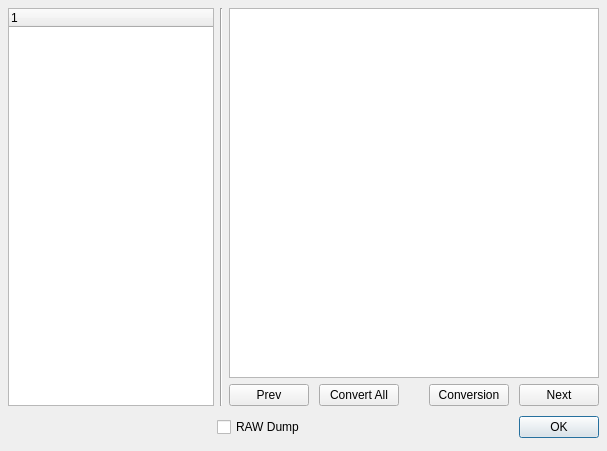
<ui version="4.0" >
 <class>DcmWidget</class>
 <widget class="QDialog" name="DcmWidget" >
  <property name="geometry" >
   <rect>
    <x>0</x>
    <y>0</y>
    <width>607</width>
    <height>451</height>
   </rect>
  </property>
  <property name="windowTitle" >
   <string>Dialog</string>
  </property>
  <layout class="QGridLayout" >
   <property name="margin" >
    <number>8</number>
   </property>
   <property name="spacing" >
    <number>6</number>
   </property>
   <item row="1" column="0" >
    <layout class="QHBoxLayout" >
     <property name="margin" >
      <number>0</number>
     </property>
     <property name="spacing" >
      <number>6</number>
     </property>
     <item>
      <spacer>
       <property name="orientation" >
        <enum>Qt::Horizontal</enum>
       </property>
       <property name="sizeHint" >
        <size>
         <width>40</width>
         <height>20</height>
        </size>
       </property>
      </spacer>
     </item>
     <item>
      <widget class="QCheckBox" name="rawdump" >
       <property name="text" >
        <string>RAW Dump</string>
       </property>
      </widget>
     </item>
     <item>
      <spacer>
       <property name="orientation" >
        <enum>Qt::Horizontal</enum>
       </property>
       <property name="sizeHint" >
        <size>
         <width>131</width>
         <height>31</height>
        </size>
       </property>
      </spacer>
     </item>
     <item>
      <widget class="QPushButton" name="okButton" >
       <property name="text" >
        <string>OK</string>
       </property>
      </widget>
     </item>
    </layout>
   </item>
   <item row="0" column="0" >
    <layout class="QHBoxLayout" >
     <property name="margin" >
      <number>0</number>
     </property>
     <property name="spacing" >
      <number>6</number>
     </property>
     <item>
      <widget class="QTreeWidget" name="listWidget" />
     </item>
     <item>
      <widget class="Line" name="line" >
       <property name="orientation" >
        <enum>Qt::Vertical</enum>
       </property>
      </widget>
     </item>
     <item>
      <layout class="QVBoxLayout" >
       <property name="margin" >
        <number>0</number>
       </property>
       <property name="spacing" >
        <number>6</number>
       </property>
       <item>
        <widget class="QGraphicsView" name="graphicsView" />
       </item>
       <item>
        <layout class="QHBoxLayout" >
         <property name="margin" >
          <number>0</number>
         </property>
         <property name="spacing" >
          <number>6</number>
         </property>
         <item>
          <widget class="QPushButton" name="prev" >
           <property name="text" >
            <string>Prev</string>
           </property>
          </widget>
         </item>
         <item>
          <spacer>
           <property name="orientation" >
            <enum>Qt::Horizontal</enum>
           </property>
           <property name="sizeHint" >
            <size>
             <width>21</width>
             <height>20</height>
            </size>
           </property>
          </spacer>
         </item>
         <item>
          <widget class="QPushButton" name="convertAll" >
           <property name="text" >
            <string>Convert All</string>
           </property>
          </widget>
         </item>
         <item>
          <spacer>
           <property name="orientation" >
            <enum>Qt::Horizontal</enum>
           </property>
           <property name="sizeHint" >
            <size>
             <width>40</width>
             <height>20</height>
            </size>
           </property>
          </spacer>
         </item>
         <item>
          <widget class="QPushButton" name="toImlib" >
           <property name="text" >
            <string>Conversion</string>
           </property>
          </widget>
         </item>
         <item>
          <spacer>
           <property name="orientation" >
            <enum>Qt::Horizontal</enum>
           </property>
           <property name="sizeHint" >
            <size>
             <width>21</width>
             <height>20</height>
            </size>
           </property>
          </spacer>
         </item>
         <item>
          <widget class="QPushButton" name="next" >
           <property name="text" >
            <string>Next</string>
           </property>
          </widget>
         </item>
        </layout>
       </item>
      </layout>
     </item>
    </layout>
   </item>
  </layout>
  <widget class="QWidget" name="widget" >
   <property name="geometry" >
    <rect>
     <x>9</x>
     <y>9</y>
     <width>588</width>
     <height>385</height>
    </rect>
   </property>
  </widget>
 </widget>
 <resources>
  <include location="qtdcm" />
 </resources>
 <connections>
  <connection>
   <sender>okButton</sender>
   <signal>clicked()</signal>
   <receiver>DcmWidget</receiver>
   <slot>accept()</slot>
   <hints>
    <hint type="sourcelabel" >
     <x>595</x>
     <y>428</y>
    </hint>
    <hint type="destinationlabel" >
     <x>151</x>
     <y>265</y>
    </hint>
   </hints>
  </connection>
  <connection>
   <sender>prev</sender>
   <signal>clicked()</signal>
   <receiver>DcmWidget</receiver>
   <slot>previousImage()</slot>
   <hints>
    <hint type="sourcelabel" >
     <x>362</x>
     <y>390</y>
    </hint>
    <hint type="destinationlabel" >
     <x>302</x>
     <y>220</y>
    </hint>
   </hints>
  </connection>
  <connection>
   <sender>next</sender>
   <signal>clicked()</signal>
   <receiver>DcmWidget</receiver>
   <slot>nextImage()</slot>
   <hints>
    <hint type="sourcelabel" >
     <x>554</x>
     <y>381</y>
    </hint>
    <hint type="destinationlabel" >
     <x>302</x>
     <y>220</y>
    </hint>
   </hints>
  </connection>
  <connection>
   <sender>listWidget</sender>
   <signal>currentItemChanged(QTreeWidgetItem*,QTreeWidgetItem*)</signal>
   <receiver>DcmWidget</receiver>
   <slot>itemChanged(QTreeWidgetItem*,QTreeWidgetItem*)</slot>
   <hints>
    <hint type="sourcelabel" >
     <x>136</x>
     <y>201</y>
    </hint>
    <hint type="destinationlabel" >
     <x>302</x>
     <y>220</y>
    </hint>
   </hints>
  </connection>
  <connection>
   <sender>toImlib</sender>
   <signal>clicked()</signal>
   <receiver>DcmWidget</receiver>
   <slot>ToImlib()</slot>
   <hints>
    <hint type="sourcelabel" >
     <x>433</x>
     <y>378</y>
    </hint>
    <hint type="destinationlabel" >
     <x>302</x>
     <y>220</y>
    </hint>
   </hints>
  </connection>
  <connection>
   <sender>listWidget</sender>
   <signal>clicked(QModelIndex)</signal>
   <receiver>DcmWidget</receiver>
   <slot>exportAs(QModelIndex)</slot>
   <hints>
    <hint type="sourcelabel" >
     <x>135</x>
     <y>201</y>
    </hint>
    <hint type="destinationlabel" >
     <x>302</x>
     <y>220</y>
    </hint>
   </hints>
  </connection>
  <connection>
   <sender>convertAll</sender>
   <signal>clicked()</signal>
   <receiver>DcmWidget</receiver>
   <slot>ExportAll()</slot>
   <hints>
    <hint type="sourcelabel" >
     <x>649</x>
     <y>445</y>
    </hint>
    <hint type="destinationlabel" >
     <x>475</x>
     <y>254</y>
    </hint>
   </hints>
  </connection>
  <connection>
   <sender>rawdump</sender>
   <signal>toggled(bool)</signal>
   <receiver>DcmWidget</receiver>
   <slot>RawChange(bool)</slot>
   <hints>
    <hint type="sourcelabel" >
     <x>263</x>
     <y>425</y>
    </hint>
    <hint type="destinationlabel" >
     <x>303</x>
     <y>225</y>
    </hint>
   </hints>
  </connection>
 </connections>
</ui>
